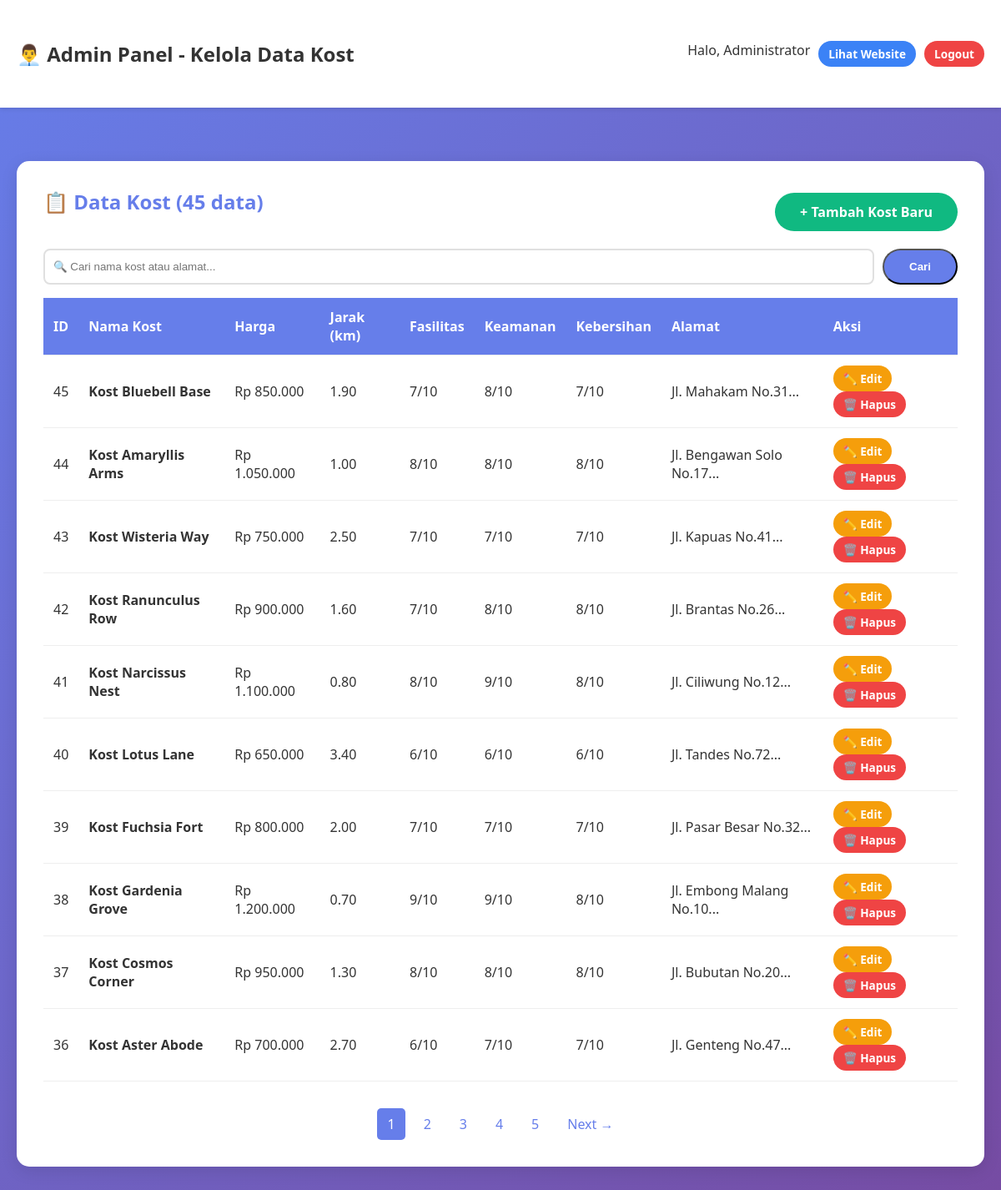
The page /admin/index.php (signed in) on the database its author committed.
### tables this page shows
CREATE TABLE `alternatif` (
  `id_alternatif` int(11) NOT NULL,
  `nama_kost` varchar(100) DEFAULT NULL,
  `harga` decimal(10,2) DEFAULT NULL,
  `jarak` decimal(10,2) DEFAULT NULL,
  `fasilitas` int(11) DEFAULT NULL,
  `keamanan` int(11) DEFAULT NULL,
  `kebersihan` int(11) DEFAULT NULL,
  `alamat` text DEFAULT NULL,
  `foto` varchar(255) DEFAULT NULL
);

### admin/index.php (the view, shortened to what this page needs)
<?php
require_once '../config/database.php';
$page = isset($_GET['page']) ? (int)$_GET['page'] : 1;
$limit = 10;
$offset = ($page - 1) * $limit;
$search = isset($_GET['search']) ? $_GET['search'] : '';
$whereClause = $search ? "WHERE nama_kost LIKE '%$search%' OR alamat LIKE '%$search%'" : '';
$totalStmt = $conn->query("SELECT COUNT(*) as total FROM alternatif $whereClause");
$totalRecords = $totalStmt->fetch(PDO::FETCH_ASSOC)['total'];
$totalPages = ceil($totalRecords / $limit);
$stmt = $conn->query("SELECT * FROM alternatif $whereClause ORDER BY id_alternatif DESC LIMIT $limit OFFSET $offset");
$data = $stmt->fetchAll(PDO::FETCH_ASSOC);
?>
<!DOCTYPE html>
<html lang="id">
<head>
    <link rel="stylesheet" href="../assets/css/style.css">
</head>
<body>
    <div class="admin-header">
        <div class="container">
            <h2>👨‍💼 Admin Panel - Kelola Data Kost</h2>
            <div class="action-buttons">
                <span>Halo, <?= $_SESSION['admin_nama'] ?></span>
                <a href="../index.php" class="btn btn-info btn-sm">Lihat Website</a>
                <a href="logout.php" class="btn btn-danger btn-sm">Logout</a>
            </div>
        </div>
    </div>
    <div class="container">
        <div class="card">
            <div style="display: flex; justify-content: space-between; align-items: center; margin-bottom: 1rem;">
                <h3>📋 Data Kost (<?= $totalRecords ?> data)</h3>
                <a href="tambah_kost.php" class="btn btn-success">+ Tambah Kost Baru</a>
            </div>
            <div class="search-box">
                <input type="text" id="searchInput" placeholder="🔍 Cari nama kost atau alamat..." value="<?= htmlspecialchars($search) ?>">
                <button onclick="searchData()" class="btn btn-primary">Cari</button>
            </div>
            <div class="table-responsive">
                <table id="dataTable">
                    <thead>
                        <tr>
                            <th>ID</th>
                            <th>Nama Kost</th>
                            <th>Harga</th>
                            <th>Jarak (km)</th>
                            <th>Fasilitas</th>
                            <th>Keamanan</th>
                            <th>Kebersihan</th>
                            <th>Alamat</th>
                            <th>Aksi</th>
                        </tr>
                    </thead>
                    <tbody>
                        <?php if (count($data) > 0): ?>
                            <?php foreach ($data as $row): ?>
                            <tr>
                                <td><?= $row['id_alternatif'] ?></td>
                                <td><strong><?= htmlspecialchars($row['nama_kost']) ?></strong></td>
                                <td>Rp <?= number_format($row['harga'], 0, ',', '.') ?></td>
                                <td><?= $row['jarak'] ?></td>
                                <td><?= $row['fasilitas'] ?>/10</td>
                                <td><?= $row['keamanan'] ?>/10</td>
                                <td><?= $row['kebersihan'] ?>/10</td>
                                <td><?= htmlspecialchars(substr($row['alamat'], 0, 30)) ?>...</td>
                                <td>
                                    <a href="edit_kost.php?id=<?= $row['id_alternatif'] ?>" class="btn btn-warning btn-sm">✏️ Edit</a>
                                    <a href="#" onclick="confirmDelete(<?= $row['id_alternatif'] ?>, '<?= htmlspecialchars($row['nama_kost']) ?>')" class="btn btn-danger btn-sm">🗑️ Hapus</a>
                                </td>
                            </tr>
                            <?php endforeach; ?>
                        <?php endif; ?>
                    </tbody>
                </table>
            </div>
            <?php if ($totalPages > 1): ?>
            <div class="pagination">
                <?php for ($i = 1; $i <= $totalPages; $i++): ?>
                    <?php if ($i == $page): ?>
                        <span class="active"><?= $i ?></span>
                    <?php else: ?>
                        <a href="?page=<?= $i ?><?= $search ? '&search=' . urlencode($search) : '' ?>"><?= $i ?></a>
                    <?php endif; ?>
                <?php endfor; ?>
                <?php if ($page < $totalPages): ?>
                    <a href="?page=<?= $page + 1 ?><?= $search ? '&search=' . urlencode($search) : '' ?>">Next →</a>
                <?php endif; ?>
            </div>
            <?php endif; ?>
        </div>
    </div>
</body>
</html>

### assets/css/style.css (style rules this page uses)
* { margin: 0; padding: 0; box-sizing: border-box; }
body { font-family: 'Segoe UI', Tahoma, Geneva, Verdana, sans-serif; background: linear-gradient(135deg, #667eea 0%, #764ba2 100%); min-height: 100vh; color: #333; }
.container { max-width: 1200px; margin: 0 auto; padding: 2rem 20px; }
.btn { display: inline-block; padding: 12px 30px; text-decoration: none; border-radius: 25px; font-weight: 600; transition: all 0.3s; }
.btn-primary { background: #667eea; color: white; }
.card { background: white; padding: 2rem; border-radius: 15px; margin-bottom: 2rem; box-shadow: 0 5px 20px rgba(0,0,0,0.1); }
.card h3 { color: #667eea; margin-bottom: 1.5rem; font-size: 1.5rem; }
table { width: 100%; border-collapse: collapse; }
table thead { background: #667eea; color: white; }
table th, table td { padding: 12px; text-align: left; border-bottom: 1px solid #eee; }
.table-responsive { overflow-x: auto; }

### admin/index.php (style rules this page uses)
.admin-header { background: white; padding: 1rem 0; box-shadow: 0 2px 5px rgba(0,0,0,0.1); margin-bottom: 2rem; }
.admin-header .container { display: flex; justify-content: space-between; align-items: center; }
.action-buttons { display: flex; gap: 10px; }
.search-box { display: flex; gap: 10px; margin-bottom: 1rem; }
.search-box input { flex: 1; padding: 10px; border: 2px solid #e0e0e0; border-radius: 8px; }
.btn-sm { padding: 6px 12px; font-size: 0.85rem; }
.btn-success { background: #10b981; color: white; }
.btn-warning { background: #f59e0b; color: white; }
.btn-danger { background: #ef4444; color: white; }
.btn-info { background: #3b82f6; color: white; }
.pagination { display: flex; justify-content: center; gap: 10px; margin-top: 2rem; }
.pagination a, .pagination span { padding: 8px 12px; background: white; border-radius: 5px; text-decoration: none; color: #667eea; }
.pagination .active { background: #667eea; color: white; }

### rows shown on the page
alternatif: id_alternatif "45", nama_kost "Kost Bluebell Base", harga "850.000", jarak "1.90", fasilitas "7", keamanan "8", kebersihan "7", alamat "Jl. Mahakam No.31"
alternatif: id_alternatif "44", nama_kost "Kost Amaryllis Arms", harga "1.050.000", jarak "1.00", fasilitas "8", keamanan "8", kebersihan "8", alamat "Jl. Bengawan Solo No.17"
alternatif: id_alternatif "43", nama_kost "Kost Wisteria Way", harga "750.000", jarak "2.50", fasilitas "7", keamanan "7", kebersihan "7", alamat "Jl. Kapuas No.41"
alternatif: id_alternatif "42", nama_kost "Kost Ranunculus Row", harga "900.000", jarak "1.60", fasilitas "7", keamanan "8", kebersihan "8", alamat "Jl. Brantas No.26"
alternatif: id_alternatif "41", nama_kost "Kost Narcissus Nest", harga "1.100.000", jarak "0.80", fasilitas "8", keamanan "9", kebersihan "8", alamat "Jl. Ciliwung No.12"
alternatif: id_alternatif "40", nama_kost "Kost Lotus Lane", harga "650.000", jarak "3.40", fasilitas "6", keamanan "6", kebersihan "6", alamat "Jl. Tandes No.72"
alternatif: id_alternatif "39", nama_kost "Kost Fuchsia Fort", harga "800.000", jarak "2.00", fasilitas "7", keamanan "7", kebersihan "7", alamat "Jl. Pasar Besar No.32"
alternatif: id_alternatif "38", nama_kost "Kost Gardenia Grove", harga "1.200.000", jarak "0.70", fasilitas "9", keamanan "9", kebersihan "8", alamat "Jl. Embong Malang No.10"
alternatif: id_alternatif "37", nama_kost "Kost Cosmos Corner", harga "950.000", jarak "1.30", fasilitas "8", keamanan "8", kebersihan "8", alamat "Jl. Bubutan No.20"
alternatif: id_alternatif "36", nama_kost "Kost Aster Abode", harga "700.000", jarak "2.70", fasilitas "6", keamanan "7", kebersihan "7", alamat "Jl. Genteng No.47"

### other values the page prints
$_SESSION['admin_nama'] "Administrator"
$totalRecords "45"
